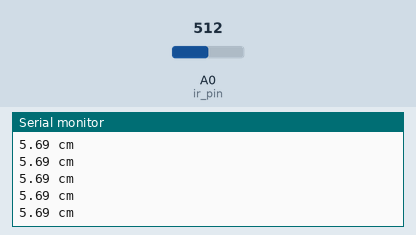
Simulated run of this sketch. Board: Arduino Uno, built with avr-gcc and run on an emulated ATmega328P. Parts: the last lines printed to the serial monitor. The test bench sets the inputs (shaded band); at power-on: A0 (ir_pin) = 512.

Above: at 6.1 s.
6.2 s: A0 (ir_pin) set to 22
At 6.8 s:
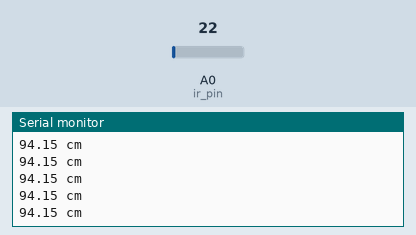
7.7 s: A0 (ir_pin) set to 18
At 8.6 s:
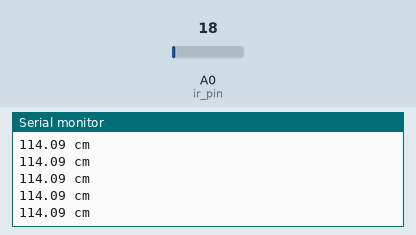
Timing chart, 0 to 10.7 s (numbered marks = the images above; inputs shaded):
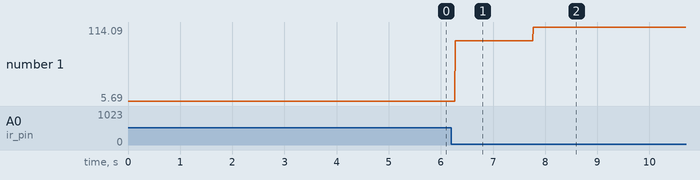

The sketch:

lab8_1.ino
```cpp
/* Team: Sebastian Villa, Logan Morris, Alan Gregory
 * Assignment:
 * Write a program which displays the voltage output from the IR sensor.  Use the C
 * code you wrote in the A/D converter lab in Lab 3 with replacing the potentiometer with
 * this IR sensor.  Record the values of distance (from 10 cm to 70 cm at every 5 cm for
 * GP2D12 or from 5 cm to 25 cm at every 2.5 cm for GP2D120) and the corresponding
 * output voltage to calibrate this IR sensor.
 */
int ir_pin = A0;
float dist;

float AI2float(int AI_pin, bool print = false);

void setup()
{
  Serial.begin(9600);
  // Set the IR pin as an input
  pinMode(ir_pin, INPUT);
  Serial.begin(9600);
}

void loop()
{
  dist = AI2float(ir_pin, true);
  Serial.println(" cm");
}

float AI2float(int AI_pin, bool print)
{
  float ai = (float)analogRead(AI_pin);
  float V =  1968.8*(1/ai) + 5*(300/(ai+300));
  if (print)
    Serial.print(V);
  return V;
}
/* LAB3_2 code
 * Dist   =   Arduino Integer
 * 50 cm  =   41
 * 40 cm  =   53
 * 30 cm  =   83
 * 20 cm  =   133
 * 10 cm  =   260
 * 7 cm   =   359
 * 4 cm   =   523
 *
 * ADC to Voltage: V = 0.004934434 * A
 */
```

Measured:
- after the input at 6.2 s, the serial monitor: prints a new line after 0.07 s (image 1)
- after the input at 7.7 s, the serial monitor: prints a new line after 0.07 s (image 2)
- plotted number 1: 5.69 → 94.15 after the input at 6.2 s, 94.15 → 114.09 after the input at 7.7 s
